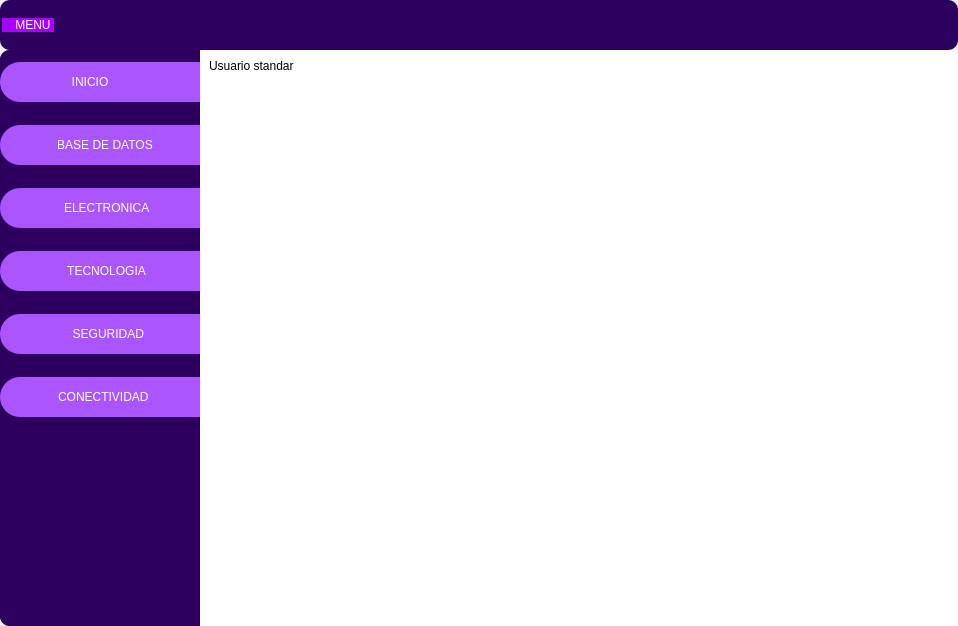
<?xml version="1.0" encoding="UTF-8"?>
<ui version="4.0">
 <class>MainWindow</class>
 <widget class="QMainWindow" name="MainWindow">
  <property name="geometry">
   <rect>
    <x>0</x>
    <y>0</y>
    <width>958</width>
    <height>626</height>
   </rect>
  </property>
  <property name="minimumSize">
   <size>
    <width>400</width>
    <height>0</height>
   </size>
  </property>
  <property name="windowTitle">
   <string>MainWindow</string>
  </property>
  <property name="styleSheet">
   <string notr="true"/>
  </property>
  <property name="toolButtonStyle">
   <enum>Qt::ToolButtonFollowStyle</enum>
  </property>
  <widget class="QWidget" name="centralwidget">
   <property name="styleSheet">
    <string notr="true"/>
   </property>
   <layout class="QVBoxLayout" name="verticalLayout">
    <property name="spacing">
     <number>0</number>
    </property>
    <property name="leftMargin">
     <number>0</number>
    </property>
    <property name="topMargin">
     <number>0</number>
    </property>
    <property name="rightMargin">
     <number>0</number>
    </property>
    <property name="bottomMargin">
     <number>0</number>
    </property>
    <item>
     <widget class="QFrame" name="frame_superior">
      <property name="minimumSize">
       <size>
        <width>0</width>
        <height>50</height>
       </size>
      </property>
      <property name="maximumSize">
       <size>
        <width>16777215</width>
        <height>50</height>
       </size>
      </property>
      <property name="styleSheet">
       <string notr="true">QFrame {

border-radius:10px;
background-color:#2D005F;
 }
</string>
      </property>
      <property name="frameShape">
       <enum>QFrame::StyledPanel</enum>
      </property>
      <property name="frameShadow">
       <enum>QFrame::Raised</enum>
      </property>
      <layout class="QHBoxLayout" name="horizontalLayout_8">
       <property name="spacing">
        <number>0</number>
       </property>
       <property name="leftMargin">
        <number>2</number>
       </property>
       <property name="topMargin">
        <number>0</number>
       </property>
       <property name="rightMargin">
        <number>2</number>
       </property>
       <property name="bottomMargin">
        <number>0</number>
       </property>
       <item>
        <widget class="QPushButton" name="bt_menu">
         <property name="minimumSize">
          <size>
           <width>50</width>
           <height>0</height>
          </size>
         </property>
         <property name="maximumSize">
          <size>
           <width>200</width>
           <height>16777215</height>
          </size>
         </property>
         <property name="cursor">
          <cursorShape>PointingHandCursor</cursorShape>
         </property>
         <property name="styleSheet">
          <string notr="true">QPushButton{
background-color: #aa00ff;
font: 87 12pt &quot;Arial Black&quot;;
color: white;
border-radius:0px;
}

QPushButton:hover{
background-color: white;
font: 87 12pt &quot;Arial Black&quot;;

}
</string>
         </property>
         <property name="text">
          <string>    MENU </string>
         </property>
         <property name="icon">
          <iconset>
           <normaloff>barra-de-menus.png</normaloff>barra-de-menus.png</iconset>
         </property>
         <property name="iconSize">
          <size>
           <width>32</width>
           <height>32</height>
          </size>
         </property>
         <property name="autoDefault">
          <bool>false</bool>
         </property>
         <property name="default">
          <bool>false</bool>
         </property>
         <property name="flat">
          <bool>false</bool>
         </property>
        </widget>
       </item>
       <item>
        <spacer name="horizontalSpacer">
         <property name="orientation">
          <enum>Qt::Horizontal</enum>
         </property>
         <property name="sizeHint" stdset="0">
          <size>
           <width>265</width>
           <height>20</height>
          </size>
         </property>
        </spacer>
       </item>
       <item alignment="Qt::AlignRight">
        <widget class="QPushButton" name="bt_minimizar">
         <property name="minimumSize">
          <size>
           <width>35</width>
           <height>35</height>
          </size>
         </property>
         <property name="cursor">
          <cursorShape>PointingHandCursor</cursorShape>
         </property>
         <property name="styleSheet">
          <string notr="true">QPushButton{
border:0px;
}

QPushButton:hover{
border:5px solid #aa00ff;
background-color:#ffff00;

}
</string>
         </property>
         <property name="text">
          <string/>
         </property>
         <property name="icon">
          <iconset>
           <normaloff>minimizar.png</normaloff>minimizar.png</iconset>
         </property>
         <property name="iconSize">
          <size>
           <width>32</width>
           <height>32</height>
          </size>
         </property>
         <property name="flat">
          <bool>false</bool>
         </property>
        </widget>
       </item>
       <item alignment="Qt::AlignRight">
        <widget class="QPushButton" name="bt_restaurar">
         <property name="maximumSize">
          <size>
           <width>35</width>
           <height>35</height>
          </size>
         </property>
         <property name="cursor">
          <cursorShape>PointingHandCursor</cursorShape>
         </property>
         <property name="styleSheet">
          <string notr="true">QPushButton{
border:0px;

}

QPushButton:hover{
border:5px solid #aa00ff;
background-color:#55ff00;

}
</string>
         </property>
         <property name="text">
          <string/>
         </property>
         <property name="icon">
          <iconset>
           <normaloff>restaurar.png</normaloff>restaurar.png</iconset>
         </property>
         <property name="iconSize">
          <size>
           <width>30</width>
           <height>30</height>
          </size>
         </property>
        </widget>
       </item>
       <item alignment="Qt::AlignRight">
        <widget class="QPushButton" name="bt_maximizar">
         <property name="maximumSize">
          <size>
           <width>35</width>
           <height>35</height>
          </size>
         </property>
         <property name="cursor">
          <cursorShape>PointingHandCursor</cursorShape>
         </property>
         <property name="styleSheet">
          <string notr="true">QPushButton{
border:0px;

}

QPushButton:hover{
border:5px solid #aa00ff;
background-color:#55ff00;

}
</string>
         </property>
         <property name="text">
          <string/>
         </property>
         <property name="icon">
          <iconset>
           <normaloff>maximizar.png</normaloff>maximizar.png</iconset>
         </property>
         <property name="iconSize">
          <size>
           <width>32</width>
           <height>32</height>
          </size>
         </property>
        </widget>
       </item>
       <item alignment="Qt::AlignRight">
        <widget class="QPushButton" name="bt_cerrar">
         <property name="maximumSize">
          <size>
           <width>35</width>
           <height>16777215</height>
          </size>
         </property>
         <property name="cursor">
          <cursorShape>PointingHandCursor</cursorShape>
         </property>
         <property name="styleSheet">
          <string notr="true">/* style.qss */
QPushButton {
    border: 0px;
    background-image: url(image/x.svg);
    background-repeat: no-repeat;
    background-position: center;
}

QPushButton:hover {
    border: 5px solid #aa00ff;
    background-color: red;
}
</string>
         </property>
         <property name="text">
          <string/>
         </property>
         <property name="icon">
          <iconset>
           <normaloff>cerrar.png</normaloff>cerrar.png</iconset>
         </property>
         <property name="iconSize">
          <size>
           <width>32</width>
           <height>32</height>
          </size>
         </property>
        </widget>
       </item>
      </layout>
     </widget>
    </item>
    <item>
     <widget class="QFrame" name="frame_inferior">
      <property name="styleSheet">
       <string notr="true">QFrame {

border-radius:10px;
background-color:#2D005F;
 }
</string>
      </property>
      <property name="frameShape">
       <enum>QFrame::StyledPanel</enum>
      </property>
      <property name="frameShadow">
       <enum>QFrame::Raised</enum>
      </property>
      <layout class="QHBoxLayout" name="horizontalLayout">
       <property name="spacing">
        <number>0</number>
       </property>
       <property name="leftMargin">
        <number>0</number>
       </property>
       <property name="topMargin">
        <number>0</number>
       </property>
       <property name="rightMargin">
        <number>0</number>
       </property>
       <property name="bottomMargin">
        <number>0</number>
       </property>
       <item alignment="Qt::AlignLeft">
        <widget class="QFrame" name="frame_lateral">
         <property name="minimumSize">
          <size>
           <width>200</width>
           <height>0</height>
          </size>
         </property>
         <property name="maximumSize">
          <size>
           <width>0</width>
           <height>16777215</height>
          </size>
         </property>
         <property name="layoutDirection">
          <enum>Qt::LeftToRight</enum>
         </property>
         <property name="autoFillBackground">
          <bool>false</bool>
         </property>
         <property name="styleSheet">
          <string notr="true">
QFrame{
background-color:#2D005F;
}



QPushButton{
background-color: #aa55ff;
border-top-left-radius: 20px;
border-bottom-left-radius: 20px;

font: 75 12pt &quot;Arial Narrow&quot;;
	
}

QPushButton:hover{
background-color: white;
border-top-left-radius: 20px;
border-bottom-left-radius: 20px;

font: 75 12pt &quot;Arial Narrow&quot;;
}</string>
         </property>
         <property name="frameShape">
          <enum>QFrame::StyledPanel</enum>
         </property>
         <property name="frameShadow">
          <enum>QFrame::Plain</enum>
         </property>
         <property name="lineWidth">
          <number>1</number>
         </property>
         <layout class="QVBoxLayout" name="verticalLayout_2">
          <property name="spacing">
           <number>20</number>
          </property>
          <property name="leftMargin">
           <number>0</number>
          </property>
          <property name="topMargin">
           <number>9</number>
          </property>
          <property name="rightMargin">
           <number>0</number>
          </property>
          <property name="bottomMargin">
           <number>200</number>
          </property>
          <item>
           <widget class="QPushButton" name="bt_inicio">
            <property name="enabled">
             <bool>true</bool>
            </property>
            <property name="minimumSize">
             <size>
              <width>0</width>
              <height>40</height>
             </size>
            </property>
            <property name="cursor">
             <cursorShape>PointingHandCursor</cursorShape>
            </property>
            <property name="contextMenuPolicy">
             <enum>Qt::DefaultContextMenu</enum>
            </property>
            <property name="layoutDirection">
             <enum>Qt::LeftToRight</enum>
            </property>
            <property name="styleSheet">
             <string notr="true">QPushButton {
                color: white;
            }
            QPushButton:hover {
                background-color: #2D005F;
            }
            QPushButton:pressed {
                background-color: #2e7031;
            }</string>
            </property>
            <property name="text">
             <string>       INICIO             </string>
            </property>
            <property name="icon">
             <iconset>
              <normaloff>inteligencia-artificial.png</normaloff>inteligencia-artificial.png</iconset>
            </property>
            <property name="iconSize">
             <size>
              <width>38</width>
              <height>32</height>
             </size>
            </property>
           </widget>
          </item>
          <item>
           <widget class="QPushButton" name="bt_uno">
            <property name="minimumSize">
             <size>
              <width>0</width>
              <height>40</height>
             </size>
            </property>
            <property name="cursor">
             <cursorShape>PointingHandCursor</cursorShape>
            </property>
            <property name="toolTipDuration">
             <number>0</number>
            </property>
            <property name="styleSheet">
             <string notr="true">QPushButton {
                color: white;
            }
            QPushButton:hover {
                background-color: #2D005F;
            }
            QPushButton:pressed {
                background-color: #2e7031;
            }</string>
            </property>
            <property name="text">
             <string>   BASE DE DATOS</string>
            </property>
            <property name="icon">
             <iconset>
              <normaloff>base-de-datos.png</normaloff>base-de-datos.png</iconset>
            </property>
            <property name="iconSize">
             <size>
              <width>32</width>
              <height>32</height>
             </size>
            </property>
           </widget>
          </item>
          <item>
           <widget class="QPushButton" name="bt_dos">
            <property name="minimumSize">
             <size>
              <width>0</width>
              <height>40</height>
             </size>
            </property>
            <property name="cursor">
             <cursorShape>PointingHandCursor</cursorShape>
            </property>
            <property name="styleSheet">
             <string notr="true">QPushButton {
                color: white;
            }
            QPushButton:hover {
                background-color: #2D005F;
            }
            QPushButton:pressed {
                background-color: #2e7031;
            }</string>
            </property>
            <property name="text">
             <string>    ELECTRONICA</string>
            </property>
            <property name="icon">
             <iconset>
              <normaloff>chip.png</normaloff>chip.png</iconset>
            </property>
            <property name="iconSize">
             <size>
              <width>32</width>
              <height>32</height>
             </size>
            </property>
           </widget>
          </item>
          <item>
           <widget class="QPushButton" name="bt_tres">
            <property name="minimumSize">
             <size>
              <width>0</width>
              <height>40</height>
             </size>
            </property>
            <property name="cursor">
             <cursorShape>PointingHandCursor</cursorShape>
            </property>
            <property name="styleSheet">
             <string notr="true">QPushButton {
                color: white;
            }
            QPushButton:hover {
                background-color: #2D005F;
            }
            QPushButton:pressed {
                background-color: #2e7031;
            }</string>
            </property>
            <property name="text">
             <string>    TECNOLOGIA</string>
            </property>
            <property name="icon">
             <iconset>
              <normaloff>moto.png</normaloff>moto.png</iconset>
            </property>
            <property name="iconSize">
             <size>
              <width>32</width>
              <height>32</height>
             </size>
            </property>
           </widget>
          </item>
          <item>
           <widget class="QPushButton" name="bt_cuatro">
            <property name="minimumSize">
             <size>
              <width>0</width>
              <height>40</height>
             </size>
            </property>
            <property name="cursor">
             <cursorShape>PointingHandCursor</cursorShape>
            </property>
            <property name="styleSheet">
             <string notr="true">QPushButton {
                color: white;
            }
            QPushButton:hover {
                background-color: #2D005F;
            }
            QPushButton:pressed {
                background-color: #2e7031;
            }</string>
            </property>
            <property name="text">
             <string>     SEGURIDAD</string>
            </property>
            <property name="icon">
             <iconset>
              <normaloff>encriptado.png</normaloff>encriptado.png</iconset>
            </property>
            <property name="iconSize">
             <size>
              <width>32</width>
              <height>32</height>
             </size>
            </property>
           </widget>
          </item>
          <item>
           <widget class="QPushButton" name="bt_cinco">
            <property name="minimumSize">
             <size>
              <width>0</width>
              <height>40</height>
             </size>
            </property>
            <property name="cursor">
             <cursorShape>PointingHandCursor</cursorShape>
            </property>
            <property name="styleSheet">
             <string notr="true">QPushButton {
                color: white;
            }
            QPushButton:hover {
                background-color: #2D005F;
            }
            QPushButton:pressed {
                background-color: #2e7031;
            }</string>
            </property>
            <property name="text">
             <string>  CONECTIVIDAD</string>
            </property>
            <property name="icon">
             <iconset>
              <normaloff>videojuego.png</normaloff>videojuego.png</iconset>
            </property>
            <property name="iconSize">
             <size>
              <width>32</width>
              <height>32</height>
             </size>
            </property>
           </widget>
          </item>
         </layout>
        </widget>
       </item>
       <item>
        <widget class="QFrame" name="frame_contenedor">
         <property name="styleSheet">
          <string notr="true"/>
         </property>
         <property name="frameShape">
          <enum>QFrame::StyledPanel</enum>
         </property>
         <property name="frameShadow">
          <enum>QFrame::Raised</enum>
         </property>
         <property name="lineWidth">
          <number>1</number>
         </property>
         <layout class="QVBoxLayout" name="verticalLayout_3" stretch="0">
          <property name="spacing">
           <number>0</number>
          </property>
          <property name="leftMargin">
           <number>0</number>
          </property>
          <property name="topMargin">
           <number>0</number>
          </property>
          <property name="rightMargin">
           <number>0</number>
          </property>
          <property name="bottomMargin">
           <number>0</number>
          </property>
          <item>
           <widget class="QStackedWidget" name="stackedWidget">
            <property name="minimumSize">
             <size>
              <width>0</width>
              <height>0</height>
             </size>
            </property>
            <property name="styleSheet">
             <string notr="true"/>
            </property>
            <property name="frameShape">
             <enum>QFrame::NoFrame</enum>
            </property>
            <property name="frameShadow">
             <enum>QFrame::Plain</enum>
            </property>
            <property name="lineWidth">
             <number>0</number>
            </property>
            <property name="currentIndex">
             <number>1</number>
            </property>
            <widget class="QWidget" name="page">
             <layout class="QVBoxLayout" name="verticalLayout_9">
              <item>
               <widget class="QLabel" name="label">
                <property name="minimumSize">
                 <size>
                  <width>50</width>
                  <height>50</height>
                 </size>
                </property>
                <property name="maximumSize">
                 <size>
                  <width>16777215</width>
                  <height>16777215</height>
                 </size>
                </property>
                <property name="styleSheet">
                 <string notr="true">color: white;
font-size: 30px;</string>
                </property>
                <property name="text">
                 <string>Usuarios Registrados</string>
                </property>
                <property name="alignment">
                 <set>Qt::AlignCenter</set>
                </property>
               </widget>
              </item>
              <item>
               <widget class="QFrame" name="frame">
                <property name="minimumSize">
                 <size>
                  <width>0</width>
                  <height>100</height>
                 </size>
                </property>
                <property name="frameShape">
                 <enum>QFrame::StyledPanel</enum>
                </property>
                <property name="frameShadow">
                 <enum>QFrame::Raised</enum>
                </property>
                <widget class="QPushButton" name="buttom_delete">
                 <property name="geometry">
                  <rect>
                   <x>540</x>
                   <y>20</y>
                   <width>151</width>
                   <height>61</height>
                  </rect>
                 </property>
                 <property name="sizePolicy">
                  <sizepolicy hsizetype="Fixed" vsizetype="Fixed">
                   <horstretch>0</horstretch>
                   <verstretch>0</verstretch>
                  </sizepolicy>
                 </property>
                 <property name="cursor">
                  <cursorShape>PointingHandCursor</cursorShape>
                 </property>
                 <property name="styleSheet">
                  <string notr="true">QPushButton {
                background-color: #C01D1D; /* Rojo */
                border: none;
                color: white;
                padding: 15px 32px;
                text-align: center;
                text-decoration: none;
                font-size: 20px;
                margin: 4px 2px;
                border-radius: 12px;
            }
            QPushButton:hover {
                background-color: #2D005F;
            }
            QPushButton:pressed {
                background-color: #2e7031;
            }</string>
                 </property>
                 <property name="text">
                  <string>Eliminar</string>
                 </property>
                </widget>
                <widget class="QPushButton" name="buttom_add_user">
                 <property name="geometry">
                  <rect>
                   <x>10</x>
                   <y>20</y>
                   <width>141</width>
                   <height>61</height>
                  </rect>
                 </property>
                 <property name="sizePolicy">
                  <sizepolicy hsizetype="Fixed" vsizetype="Fixed">
                   <horstretch>0</horstretch>
                   <verstretch>0</verstretch>
                  </sizepolicy>
                 </property>
                 <property name="cursor">
                  <cursorShape>PointingHandCursor</cursorShape>
                 </property>
                 <property name="styleSheet">
                  <string notr="true">QPushButton {
                background-color: #4CAF50; /* Verde */
                border: none;
                color: white;
                padding: 15px 32px;
                text-align: center;
                text-decoration: none;
                font-size: 20px;
                margin: 4px 2px;
                border-radius: 12px;
            }
            QPushButton:hover {
                background-color: #2D005F;
            }
            QPushButton:pressed {
                background-color: #2e7031;
            }</string>
                 </property>
                 <property name="text">
                  <string>Agregar</string>
                 </property>
                </widget>
                <widget class="QPushButton" name="buttomUpdateUser">
                 <property name="geometry">
                  <rect>
                   <x>150</x>
                   <y>20</y>
                   <width>211</width>
                   <height>61</height>
                  </rect>
                 </property>
                 <property name="sizePolicy">
                  <sizepolicy hsizetype="Fixed" vsizetype="Fixed">
                   <horstretch>0</horstretch>
                   <verstretch>0</verstretch>
                  </sizepolicy>
                 </property>
                 <property name="cursor">
                  <cursorShape>PointingHandCursor</cursorShape>
                 </property>
                 <property name="styleSheet">
                  <string notr="true">QPushButton {
                background-color: #144698; /* Azul Oscuro */
                border: none;
                color: white;
                padding: 15px 32px;
                text-align: center;
                text-decoration: none;
                font-size: 20px;
                margin: 4px 2px;
                border-radius: 12px;
            }
            QPushButton:hover {
                background-color: #2D005F;
            }
            QPushButton:pressed {
                background-color: #2e7031;
            }</string>
                 </property>
                 <property name="text">
                  <string>Actualizar Tabla</string>
                 </property>
                </widget>
                <widget class="QPushButton" name="buttom_update">
                 <property name="geometry">
                  <rect>
                   <x>360</x>
                   <y>20</y>
                   <width>181</width>
                   <height>61</height>
                  </rect>
                 </property>
                 <property name="sizePolicy">
                  <sizepolicy hsizetype="Fixed" vsizetype="Minimum">
                   <horstretch>0</horstretch>
                   <verstretch>0</verstretch>
                  </sizepolicy>
                 </property>
                 <property name="cursor">
                  <cursorShape>PointingHandCursor</cursorShape>
                 </property>
                 <property name="styleSheet">
                  <string notr="true">QPushButton {
                background-color: #1D79C0; /* Azul */
                border: none;
                color: white;
                padding: 15px 32px;
                text-align: center;
                text-decoration: none;
                font-size: 20px;
                margin: 4px 2px;
                border-radius: 12px;
            }
            QPushButton:hover {
                background-color: #2D005F;
            }
            QPushButton:pressed {
                background-color: #2e7031;
            }</string>
                 </property>
                 <property name="text">
                  <string>Actualizar</string>
                 </property>
                </widget>
               </widget>
              </item>
              <item>
               <widget class="QTableWidget" name="tableUser1">
                <property name="enabled">
                 <bool>true</bool>
                </property>
                <property name="cursor" stdset="0">
                 <cursorShape>PointingHandCursor</cursorShape>
                </property>
                <property name="acceptDrops">
                 <bool>false</bool>
                </property>
                <property name="layoutDirection">
                 <enum>Qt::LeftToRight</enum>
                </property>
                <property name="autoFillBackground">
                 <bool>false</bool>
                </property>
                <property name="styleSheet">
                 <string notr="true">QTableWidget {
    color: white;  /* Color de texto blanco */
    background-color: black;  /* Color de fondo negro (opcional) */
}</string>
                </property>
                <property name="lineWidth">
                 <number>8</number>
                </property>
                <property name="verticalScrollBarPolicy">
                 <enum>Qt::ScrollBarAlwaysOn</enum>
                </property>
                <property name="horizontalScrollBarPolicy">
                 <enum>Qt::ScrollBarAlwaysOn</enum>
                </property>
                <property name="editTriggers">
                 <set>QAbstractItemView::NoEditTriggers</set>
                </property>
                <column>
                 <property name="text">
                  <string>uid</string>
                 </property>
                </column>
                <column>
                 <property name="text">
                  <string>Nombre</string>
                 </property>
                </column>
                <column>
                 <property name="text">
                  <string>Correo</string>
                 </property>
                </column>
                <column>
                 <property name="text">
                  <string>Contraseña</string>
                 </property>
                </column>
               </widget>
              </item>
             </layout>
            </widget>
            <widget class="QWidget" name="page_uno">
             <property name="styleSheet">
              <string notr="true">background-color: rgb(255, 255, 255);</string>
             </property>
             <layout class="QVBoxLayout" name="verticalLayout_4">
              <item>
               <widget class="QLabel" name="label_2">
                <property name="text">
                 <string>Usuario standar</string>
                </property>
               </widget>
              </item>
              <item>
               <widget class="QTableWidget" name="tableUser"/>
              </item>
             </layout>
            </widget>
            <widget class="QWidget" name="page_dos">
             <property name="styleSheet">
              <string notr="true">background-color: rgb(255, 255, 255);</string>
             </property>
             <layout class="QVBoxLayout" name="verticalLayout_5"/>
            </widget>
            <widget class="QWidget" name="page_tres">
             <layout class="QVBoxLayout" name="verticalLayout_6">
              <item>
               <widget class="QPushButton" name="pushButton_3">
                <property name="styleSheet">
                 <string notr="true">background-color: rgb(255, 255, 0);
font: 87 36pt &quot;Arial Black&quot;;</string>
                </property>
                <property name="text">
                 <string>3</string>
                </property>
               </widget>
              </item>
             </layout>
            </widget>
            <widget class="QWidget" name="page_cuatro">
             <property name="styleSheet">
              <string notr="true">background-color: rgb(255, 255, 255);</string>
             </property>
             <layout class="QVBoxLayout" name="verticalLayout_7">
              <item>
               <widget class="QPushButton" name="pushButton_2">
                <property name="styleSheet">
                 <string notr="true">background-color: rgb(85, 255, 0);
font: 87 36pt &quot;Arial Black&quot;;</string>
                </property>
                <property name="text">
                 <string>4</string>
                </property>
               </widget>
              </item>
             </layout>
            </widget>
            <widget class="QWidget" name="page_cinco">
             <property name="styleSheet">
              <string notr="true">background-color: rgb(255, 255, 255);</string>
             </property>
             <layout class="QVBoxLayout" name="verticalLayout_8">
              <item>
               <widget class="QPushButton" name="pushButton">
                <property name="styleSheet">
                 <string notr="true">background-color: rgb(0, 170, 255);
font: 87 36pt &quot;Arial Black&quot;;</string>
                </property>
                <property name="text">
                 <string>5</string>
                </property>
               </widget>
              </item>
             </layout>
            </widget>
           </widget>
          </item>
         </layout>
        </widget>
       </item>
      </layout>
     </widget>
    </item>
   </layout>
  </widget>
 </widget>
 <resources/>
 <connections/>
</ui>
